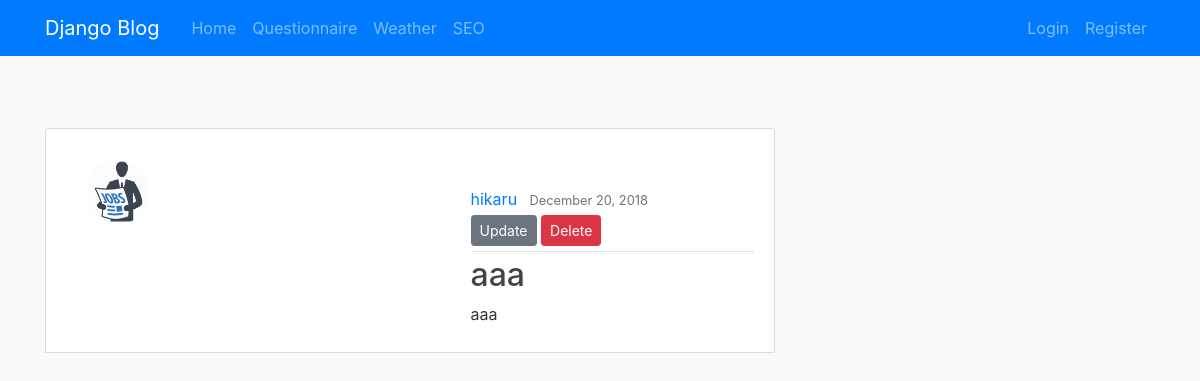
/post/1, run on the app's committed database.
### write/models.py (models this page shows, shortened)
class Post(models.Model):
    title = models.CharField(max_length=100)
    content = models.TextField()
    date_posted = models.DateTimeField(default=timezone.now)
    author = models.ForeignKey(User, on_delete=models.CASCADE)

### users/models.py (models this page shows, shortened)
class Profile(models.Model):
    user = models.OneToOneField(User, on_delete=models.CASCADE)
    image = models.ImageField(default='default.jpg', upload_to='profile_pics')

### write/views.py (the view)
# urls.py: path('post/<int:pk>', PostDetailView.as_view(), name='post-detail'),
class PostDetailView(DetailView):
    model = Post

### write/templates/write/post_detail.html
{% extends "write/base.html" %}
{% block content %}
<article class="media content-section card-header mt-5">
    <div class="card-body">
        <img class="rounded-circle article-img" src="{{ object.author.profile.image.url }}" width="100" height="100">
    </div>
    <div class="media-body mt-5">
        <div class="article-metadata">
            <a class="mr-2" href="#">{{ object.author }}</a>
            <small class="text-muted">{{ object.date_posted|date:"F d, Y" }}</small>
            <div>
                <a class="btn btn-secondary btn-sm mt-1 mb-1" href="{% url 'post-update' object.id %}">Update</a>
                <a class="btn btn-danger btn-sm mt-1 mb-1" href="{% url 'post-delete' object.id %}">Delete</a>
            </div>
        </div>
        <h2 class="article-title">{{ object.title }}</h2>
        <p class="article-content">{{ object.content }}</p>
    </div>
</article>
{% endblock content %}

### write/static/write/main.css (style rules this page uses)
body { background: #fafafa; color: #333333; margin-top: 5rem; }
h1, h2, h3, h4, h5, h6 { color: #444444; width: 100%; height: 100%; }
.content-section { background: #ffffff; padding: 10px 20px; border: 1px solid #dddddd; border-radius: 3px; margin-bottom: 20px; }
.article-title { color: #444444; }
.article-content { white-space: pre-line; }
.article-img { height: 65px; width: 65px; margin-right: 16px; }
.article-metadata { padding-bottom: 1px; margin-bottom: 4px; border-bottom: 1px solid #e3e3e3 }

### data on the page
Post: author.profile.image (picture), author "hikaru", date_posted "December 20, 2018", title "aaa", content "aaa"
